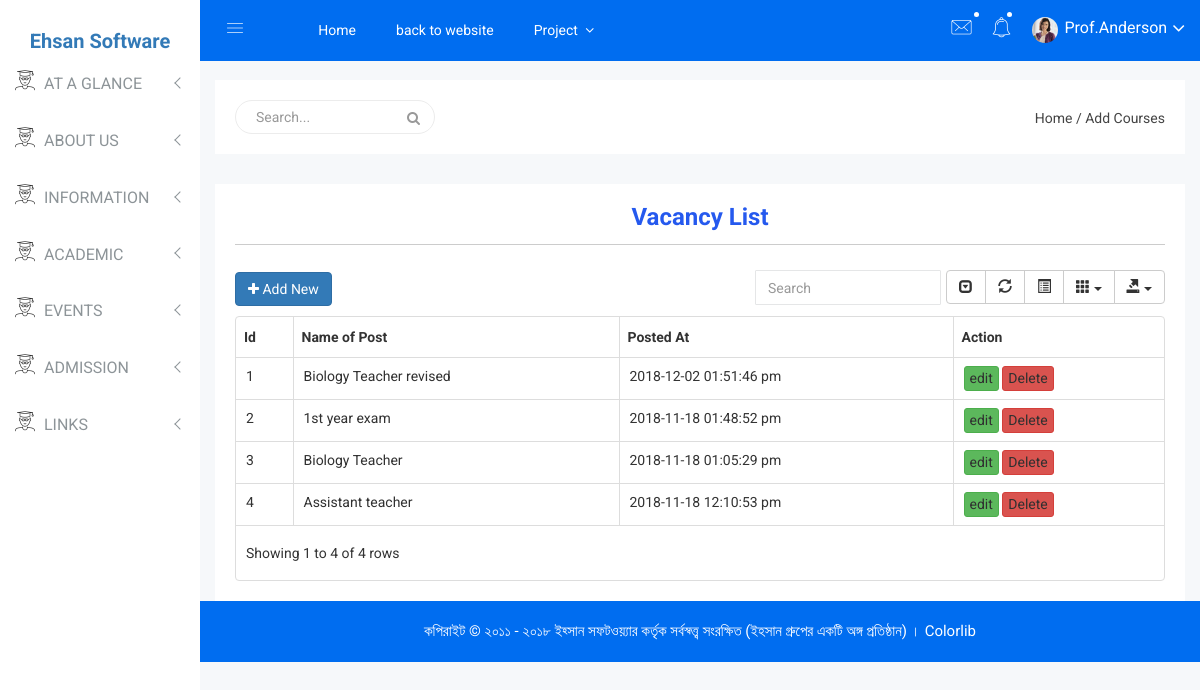
Screenshot of /view/front/vacancy/vacancy.php with the database file from the repository.
### tables this page shows
CREATE TABLE `vacancy` (
  `id` int(11) NOT NULL,
  `vacancy` varchar(150) NOT NULL,
  `image` varchar(200) NOT NULL,
  `status` int(11) NOT NULL DEFAULT '1',
  `unique_id` varchar(50) NOT NULL,
  `created_at` varchar(50) NOT NULL,
  `updated_at` varchar(50) NOT NULL,
  `deleted_at` varchar(50) NOT NULL
);

### src/Connection.php (called while the page is built, shortened)
<?php
class Connection{
	private $user = 'root';
	private $pass = '';
	public function __construct(){
		try {
			$this->con = new PDO('mysql:host=localhost;dbname=employee_attend;charset=utf8', $this->user, $this->pass);
		} catch (PDOException $e) {
			echo "Error: ".$e->getMessage()."<br>";
			die();
		}
	}
}

### src/Front/Vacancy/Vacancy.php (called while the page is built, shortened)
<?php
class Vacancy extends Connection{
	public function view(){
		$query = $this->con->prepare("select * from vacancy where status=:status order by id desc");
		$query->bindValue(':status', 1, PDO::PARAM_STR);
		$query->execute();
		return $query->fetchAll(PDO::FETCH_ASSOC);
	}
}

### view/front/vacancy/vacancy.php (the view, shortened to what this page needs)
<?php include_once '../includes/control_header.php';
$gov = new Vacancy();
$value = $gov->view();
?>
<div class="container-fluid">
 <div class="row">
  <div class="col-lg-12 col-md-12 col-sm-12 col-xs-12">
   <div class="sparkline13-list">
    <div class="sparkline13-graph">
     <div class="datatable-dashv1-list custom-datatable-overright">
      <h3 class="text-center" style="color: #2559ee">Vacancy List </h3>
        <hr />
       <div id="toolbar">
          <a href="view/front/vacancy/add_vacancy.php"><h3 class="box-title  btn btn-primary"><i class="fa fa-plus"></i> Add New</h3></a>
      </div>
      <table id="table" data-toggle="table" data-pagination="true" data-search="true" data-show-columns="true" data-show-pagination-switch="true" data-show-refresh="true" data-key-events="true" data-show-toggle="true" data-resizable="true" data-cookie="true"
                            data-cookie-id-table="saveId" data-show-export="true" data-click-to-select="true" data-toolbar="#toolbar">
            <thead>
            <tr>
                 <th>Id</th>
                  <th>Name of Post</th>
                  <th>Posted At</th>
                  <th>Action</th>
            </tr>
            </thead>
             <tbody>
             <?php
                 $i = 1;
                 foreach($value as $data){
             ?>
             <tr>
                 <td><?php echo $i++ ?></td>
                 <td><a href="view/front/uploads/vacancy/<?php echo $data['image']?>" target="_blank"><?php echo $data['vacancy'] ?></a></td>
                 <td><?php echo $data['created_at'] ?></td>
                 <td>
                     <a class="btn btn-success btn-xs" href="view/front/vacancy/edit_vacancy.php?id=<?php echo $data['unique_id'] ?>">edit</a>
                     <a class="btn btn-danger btn-xs" onclick="return confirm('Do you really want to delete this person')" href="view/front/vacancy/delete_vacancy.php?id=<?php echo $data['unique_id'] ?>">Delete</a>
                 </td>
             </tr>
         <?php } ?>
             </tbody>
      </table>
     </div>
    </div>
   </div>
  </div>
 </div>
</div>
<?php  include '../includes/control_footer.php' ?>

### view/front/includes/control_header.php (shortened to what this page needs)
<!doctype html>
<html class="no-js" lang="en">
<head>
    <link rel="stylesheet" href="assets/front/css/bootstrap.min.css">
    <link rel="stylesheet" href="assets/front/css/font-awesome.min.css">
    <link rel="stylesheet" href="assets/front/css/owl.carousel.css">
    <link rel="stylesheet" href="assets/front/css/owl.theme.css">
    <link rel="stylesheet" href="assets/front/css/owl.transitions.css">
    <link rel="stylesheet" href="assets/front/css/animate.css">
    <link rel="stylesheet" href="assets/front/css/normalize.css">
    <link rel="stylesheet" href="assets/front/css/meanmenu.min.css">
    <link rel="stylesheet" href="assets/front/css/main.css">
    <link rel="stylesheet" href="assets/front/css/educate-custon-icon.css">
    <link rel="stylesheet" href="assets/front/css/morrisjs/morris.css">
    <link rel="stylesheet" href="assets/front/css/scrollbar/jquery.mCustomScrollbar.min.css">
    <link rel="stylesheet" href="assets/front/css/metisMenu/metisMenu.min.css">
    <link rel="stylesheet" href="assets/front/css/metisMenu/metisMenu-vertical.css">
    <link rel="stylesheet" href="assets/front/css/datapicker/datepicker3.css">
    <link rel="stylesheet" href="assets/front/css/calendar/fullcalendar.min.css">
    <link rel="stylesheet" href="assets/front/css/calendar/fullcalendar.print.min.css">
    <link rel="stylesheet" href="assets/front/css/form/all-type-forms.css">
    <link rel="stylesheet" href="assets/front/css/dropzone/dropzone.css">
    <link rel="stylesheet" href="assets/front/css/data-table/bootstrap-table.css">
    <link rel="stylesheet" href="assets/front/css/data-table/bootstrap-editable.css">
    <link rel="stylesheet" href="assets/front/style.css">
    <link rel="stylesheet" href="assets/front/css/responsive.css">
</head>
<body>
    <div class="left-sidebar-pro">
        <nav id="sidebar" class="">
            <div class="sidebar-header">
                <br>
                <h3><a>Ehsan Software</a></h3>
            </div>
            <div class="left-custom-menu-adp-wrap comment-scrollbar">
                <nav class="sidebar-nav left-sidebar-menu-pro">
                    <ul class="metismenu" id="menu1">
                        <li>
                             <a class="has-arrow" href="all-students.html" aria-expanded="false"><span class="educate-icon educate-student icon-wrap"></span> <span class="mini-click-non">AT A GLANCE</span></a>
                        </li>
                        <li>
                             <a class="has-arrow" href="all-students.html" aria-expanded="false"><span class="educate-icon educate-student icon-wrap"></span> <span class="mini-click-non">ABOUT US</span></a>
                        </li>
                         <li>
                             <a class="has-arrow" href="all-students.html" aria-expanded="false"><span class="educate-icon educate-student icon-wrap"></span> <span class="mini-click-non">INFORMATION</span></a>
                        </li>
                        <li>
                             <a class="has-arrow" href="all-students.html" aria-expanded="false"><span class="educate-icon educate-student icon-wrap"></span> <span class="mini-click-non">ACADEMIC</span></a>
                        </li>
                        <li>
                             <a class="has-arrow" href="all-students.html" aria-expanded="false"><span class="educate-icon educate-student icon-wrap"></span> <span class="mini-click-non">EVENTS</span></a>
                        </li>
                        <li>
                             <a class="has-arrow" href="all-students.html" aria-expanded="false"><span class="educate-icon educate-student icon-wrap"></span> <span class="mini-click-non">ADMISSION</span></a>
                        </li>
                        <li>
                            <a class="has-arrow" href="all-students.html" aria-expanded="false"><span class="educate-icon educate-student icon-wrap"></span> <span class="mini-click-non">LINKS</span></a>
                        </li>
                    </ul>
                </nav>
            </div>
        </nav>
    </div>
    <div class="all-content-wrapper">
        <div class="container-fluid">
            <div class="row">
                <div class="col-lg-12 col-md-12 col-sm-12 col-xs-12">
                    <div class="logo-pro">
                        <a href="index.html"><img class="main-logo" src="assets/front/img/logo/logo.png" alt="" /></a>
                    </div>
                </div>
            </div>
        </div>
        <div class="header-advance-area">
            <div class="header-top-area">
                <div class="container-fluid">
                    <div class="row">
                        <div class="col-lg-12 col-md-12 col-sm-12 col-xs-12">
                            <div class="header-top-wraper">
                                <div class="row">
                                    <div class="col-lg-1 col-md-0 col-sm-1 col-xs-12">
                                        <div class="menu-switcher-pro">
                                            <button type="button" id="sidebarCollapse" class="btn bar-button-pro header-drl-controller-btn btn-info navbar-btn">
                                                    <i class="educate-icon educate-nav"></i>
                                                </button>
                                        </div>
                                    </div>
                                    <div class="col-lg-6 col-md-7 col-sm-6 col-xs-12">
                                        <div class="header-top-menu tabl-d-n">
                                            <ul class="nav navbar-nav mai-top-nav">
                                                <li class="nav-item"><a href="view/front/index.php" class="nav-link">Home</a>
                                                </li>
                                                <li class="nav-item"><a href="index.php" class="nav-link" target="_blank">back to website</a>
                                                </li>
                                                <li class="nav-item dropdown res-dis-nn">
                                                    <a href="#" data-toggle="dropdown" role="button" aria-expanded="false" class="nav-link dropdown-toggle">Project <span class="angle-down-topmenu"><i class="fa fa-angle-down"></i></span></a>
                                                </li>
                                            </ul>
                                        </div>
                                    </div>
                                    <div class="col-lg-5 col-md-5 col-sm-12 col-xs-12">
                                        <div class="header-right-info">
                                            <ul class="nav navbar-nav mai-top-nav header-right-menu">
                                                <li class="nav-item dropdown">
                                                    <a href="#" data-toggle="dropdown" role="button" aria-expanded="false" class="nav-link dropdown-toggle"><i class="educate-icon educate-message edu-chat-pro" aria-hidden="true"></i><span class="indicator-ms"></span></a>
                                                </li>
                                                <li class="nav-item"><a href="#" data-toggle="dropdown" role="button" aria-expanded="false" class="nav-link dropdown-toggle"><i class="educate-icon educate-bell" aria-hidden="true"></i><span class="indicator-nt"></span></a>
                                                </li>
                                                <li class="nav-item">
                                                    <a href="#" data-toggle="dropdown" role="button" aria-expanded="false" class="nav-link dropdown-toggle">
                                                            <img src="img/product/pro4.jpg" alt="" />
                                                            <span class="admin-name">Prof.Anderson</span>
                                                            <i class="fa fa-angle-down edu-icon edu-down-arrow"></i>
                                                        </a>
                                                </li>
                                            </ul>
                                        </div>
                                    </div>
                                </div>
                            </div>
                        </div>
                    </div>
                </div>
            </div>
            <div class="breadcome-area">
                <div class="container-fluid">
                    <div class="row">
                        <div class="col-lg-12 col-md-12 col-sm-12 col-xs-12">
                            <div class="breadcome-list single-page-breadcome">
                                <div class="row">
                                    <div class="col-lg-6 col-md-6 col-sm-6 col-xs-12">
                                        <div class="breadcome-heading">
                                            <form role="search" class="sr-input-func">
                                                <input type="text" placeholder="Search..." class="search-int form-control">
                                                <a href="#"><i class="fa fa-search"></i></a>
                                            </form>
                                        </div>
                                    </div>
                                    <div class="col-lg-6 col-md-6 col-sm-6 col-xs-12">
                                        <ul class="breadcome-menu">
                                            <li><a href="#">Home</a> <span class="bread-slash">/</span>
                                            </li>
                                            <li><span class="bread-blod">Add Courses</span>
                                            </li>
                                        </ul>
                                    </div>
                                </div>
                            </div>
                        </div>
                    </div>
                </div>
            </div>
        </div>

### view/front/includes/control_footer.php (shortened to what this page needs)
		<div class="footer-copyright-area">
            <div class="container-fluid">
                <div class="row">
                    <div class="col-lg-12">
                        <div class="footer-copy-right">
                            <p>কপিরাইট © ২০১১ - ২০১৮ ইহ্সান সফটওয়্যার  কর্তৃক সর্বস্বত্ত্ব সংরক্ষিত (ইহসান গ্রুপের একটি অঙ্গ প্রতিষ্ঠান) । <a href="https://colorlib.com/wp/templates/">Colorlib</a></p>
                        </div>
                    </div>
                </div>
            </div>
        </div>
    </div>
</body>
</html>

### assets/front/css/main.css (style rules this page uses)
html { color: #222; font-size: 1em; line-height: 1.4; }
hr { display: block; height: 1px; border: 0; border-top: 1px solid #ccc; margin: 1em 0; padding: 0; }
audio, canvas, iframe, img, svg, video { vertical-align: middle; }

### assets/front/css/metisMenu/metisMenu-vertical.css (style rules this page uses)
.sidebar-nav { background: #fff; }
.sidebar-nav ul { padding: 0; margin: 0; list-style: none; background: #f5f5f5; }
.sidebar-nav .metismenu { background: #fff; display: -webkit-box; display: -ms-flexbox; display: flex; -webkit-box-orient: vertical; -webkit-box-direction: normal; -ms-flex-direction: column; flex-direction: column; }
.sidebar-nav .metismenu li + li { margin-top: 5px; }
.sidebar-nav .metismenu > li { display: -webkit-box; display: -ms-flexbox; display: flex; -webkit-box-orient: vertical; -webkit-box-direction: normal; -ms-flex-direction: column; flex-direction: column; position: relative; }
.sidebar-nav .metismenu a { position: relative; display: block; padding: 13px 15px; color: #444; outline-width: 0; transition: all .3s ease-out; font-size:16px; font-weight:400; }
.sidebar-nav .metismenu li .icon-wrap { margin-right:5px; font-size:20px; color:#303030; }

### rows the page displays
vacancy: vacancy "Biology Teacher revised", created_at "2018-12-02 01:51:46 pm"
vacancy: vacancy "1st year exam", created_at "2018-11-18 01:48:52 pm"
vacancy: vacancy "Biology Teacher", created_at "2018-11-18 01:05:29 pm"
vacancy: vacancy "Assistant teacher", created_at "2018-11-18 12:10:53 pm"
